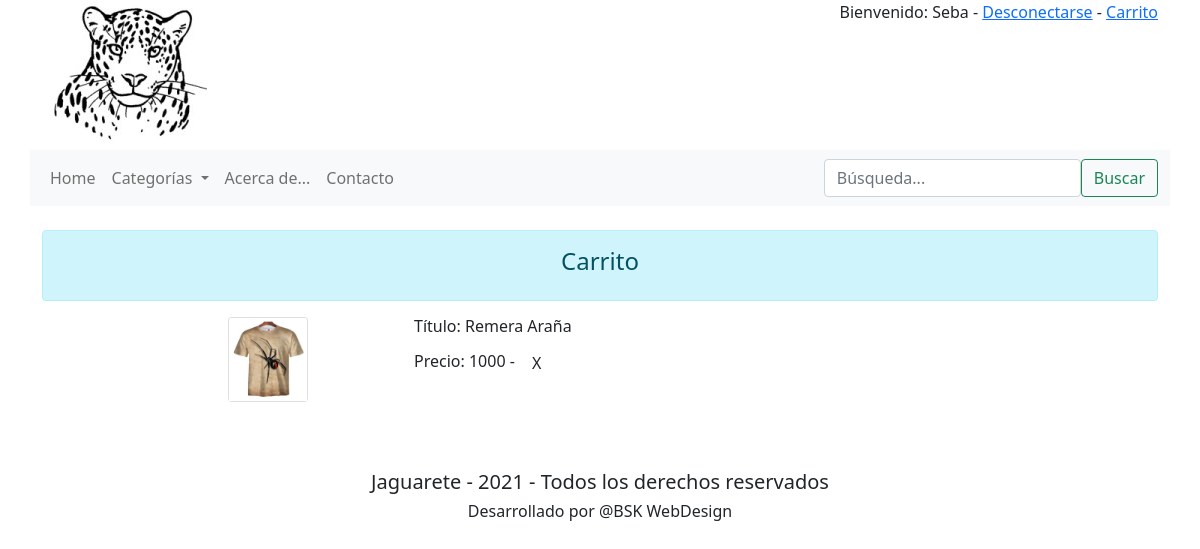
Screenshot of /apps/carrito (signed in) with the database file from the repository.
### apps/models.py (models this page shows, shortened)
class Producto(models.Model):
    categoria = models.ForeignKey(Categorias, on_delete=models.CASCADE, related_name="clasificacion_categoria")
    titulo = models.CharField(max_length=250, null=False)
    imagen = models.FileField(upload_to='imagenes/')
    contenido = models.CharField(max_length=2000, null=False)
    precio = models.IntegerField()

### apps/views.py (the view)
# urls.py: path('carrito', views.carrito, name="carrito"),
@login_required
def carrito(request):
    carrito = Carrito.objects.get(usuario=request.user)
    return render(request, "carrito.html", {"productos": carrito.producto})

### apps/templates/carrito.html (shortened to what this page needs)
<!DOCTYPE HTML lang="es">
<html lang="es">
{% extends "layout.html" %}
{% block content %}
    <div class="alert alert-info" role="alert"><h4 style="text-align: center;">Carrito</h4></div>
    <div class="row">
        {% for producto in productos.all %}
        <div class="row justify-content-md-center">
            <div class="col-sm-2">
                <div class="card" style="width: 5rem;">
                    <img class="card-img-top" src="{{ media_url  }}{{ producto.imagen.url }}" alt="My image">
                </div>
            </div>
            <div class="col-sm-6">
                <h6 class="card-title">Título: {{ producto.titulo }}</h6>
                <p class="card-text">Precio: {{ producto.precio }} - <a href="{% url 'producto' producto.id %}" class="btn btn-alert">X</a></p>
                <br><br>
            </div>
        </div>
        {% empty %}
            <li>No hay productos en el Carrito.</li>
        {% endfor %}
    </div>
{% endblock %}

### apps/templates/layout.html (shortened to what this page needs)
<!DOCTYPE HTML>
<html lang="es">
{% load static %}
    <head>
        <link href="https://cdn.jsdelivr.net/npm/bootstrap@5.0.1/dist/css/bootstrap.min.css" rel="stylesheet">
    </head>
    <body>
        <div class="container">
            <div class="row" style="background-color: white;;">
                <div class="col-sm-4">
                    <img src="{% static 'Logo.jpg' %}" alt="Jaguarete">
                </div>
                <div class="col-sm-8">
                    {% if user.is_authenticated %}
                    <ul class="nav justify-content-end">
                        <p>Bienvenido: {{ user.get_username }} - <a href ="{% url 'logout' %}?next={% url 'index' %}">Desconectarse</a>
                            {% if user.id == 1 %}
                                - <a href ="/admin">Panel</a>
                            {% else %}
                                - <a href ="{% url 'carrito' %}">Carrito</a>
                            {% endif %}
                        </p>
                    </ul>
                    {% endif %}
                </div>
            </div>
            <div class="row">
                <nav class="navbar navbar-expand-lg navbar-light bg-light">
                    <div class="collapse navbar-collapse" id="navbarSupportedContent">
                      <ul class="navbar-nav mr-auto">
                        <li class="nav-item active">
                          <a class="nav-link" href="/apps/">Home</span></a>
                        </li>
                        <li class="nav-item dropdown">
                            <a class="nav-link dropdown-toggle" href="#" id="navbarDropdown" role="button" data-bs-toggle="dropdown" aria-expanded="false">
                                Categorías
                            </a>
                        </li>
                        <li class="nav-item">
                            <a class="nav-link" href="/apps/acercade">Acerca de...</a>
                        </li>
                        <li class="nav-item">
                            <a class="nav-link" href="/apps/contacto">Contacto</a>
                        </li>
                      </ul>
                    </div>
                    <form class="form-inline my-2 my-lg-0" method="get">
                        <ul class="nav justify-content-end">
                            <li><input class="form-control mr-sm-2" type="search" placeholder="Búsqueda..." name="buscar"></li>
                            <li><button class="btn btn-outline-success my-2 my-sm-0" type="submit">Buscar</button></li>
                        </ul>
                    </form>
                </nav>
            </div>
            <br>
            {% block body %}
                {% block content%}
                {% endblock %}
            {% endblock %}
            <br>
            <footer style="background-color: white;">
                <h5 style="text-align: center;">Jaguarete - 2021 - Todos los derechos reservados</h5>
                <h6 style="text-align: center;">Desarrollado por @BSK WebDesign</h6>
            </footer>
        </div>
    </body>
</html>

### rows the page displays
Producto: imagen (picture), titulo "Remera Araña", precio "1000"

### other values shown
{{ user.get_username }} "Seba"
